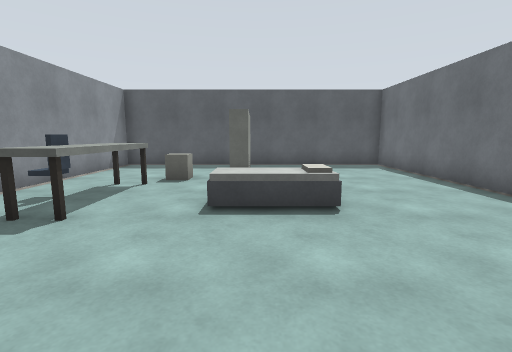
View 1 (above)

18 first-person views from a walk through a Gazebo world. The camera is 1.2 m above the floor, tilts 8° down and sees 85° across. The floor is counted in squares, 1 m on a side. Each view is taken from the middle of a square. On the plan, view 1 faces up. The plan holds only what a view shows up to about 12 squares ahead; the rest is blank. The place goes on beyond the plan.

View 2
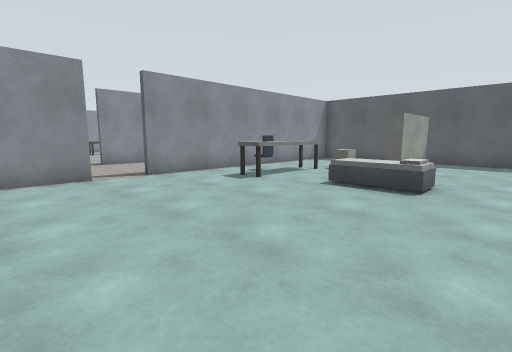

View 3
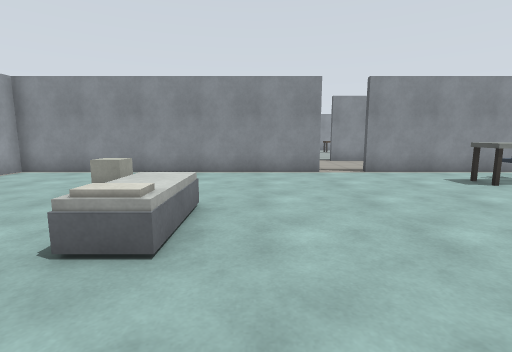

View 4
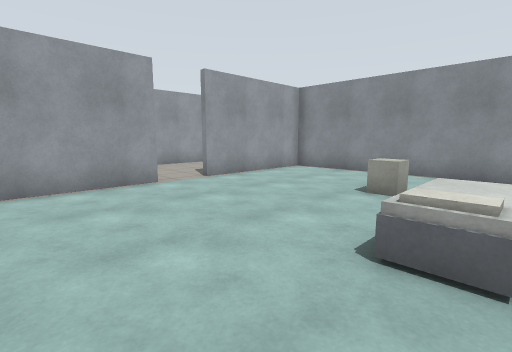

View 5
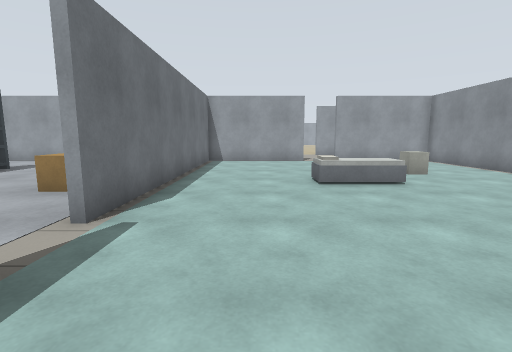

View 6
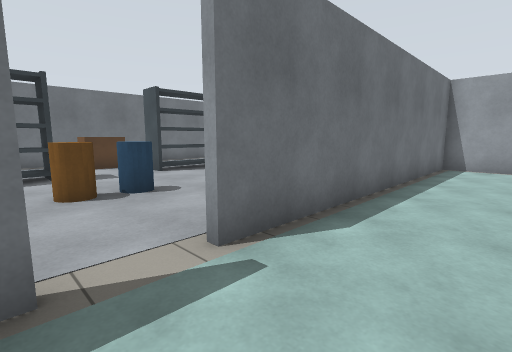

View 7
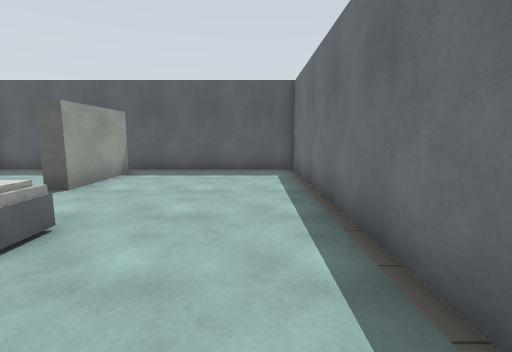

View 8
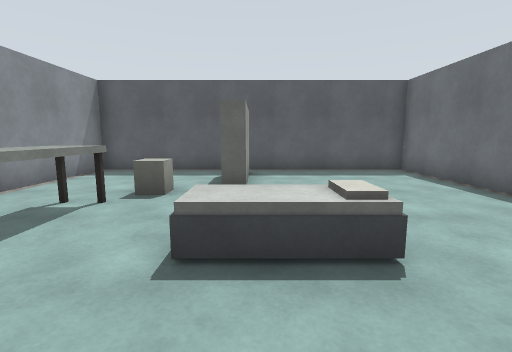

View 9
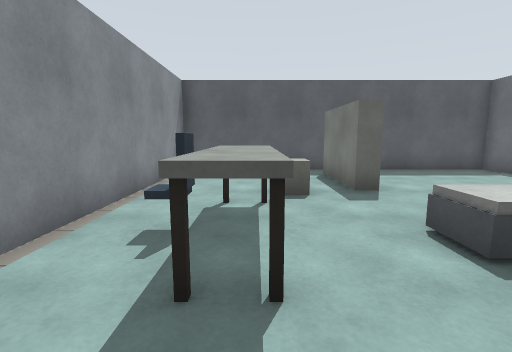

View 10
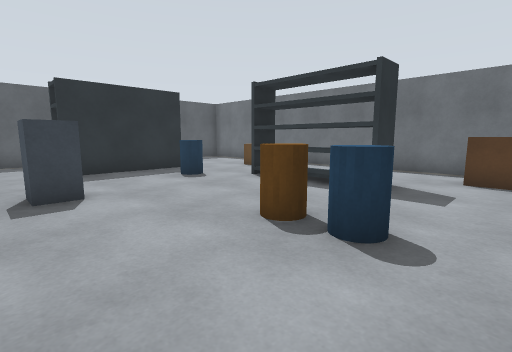

View 11
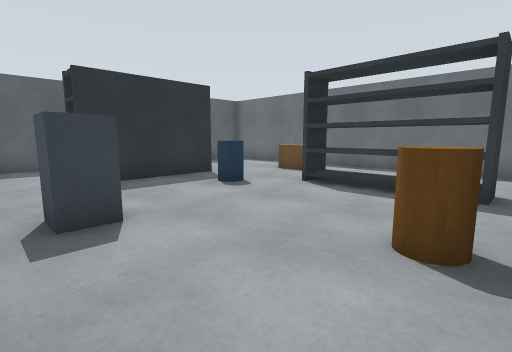

View 12
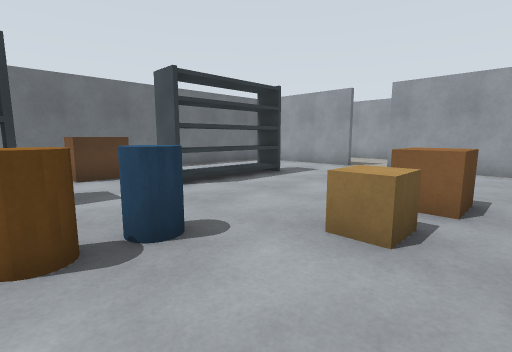

View 13
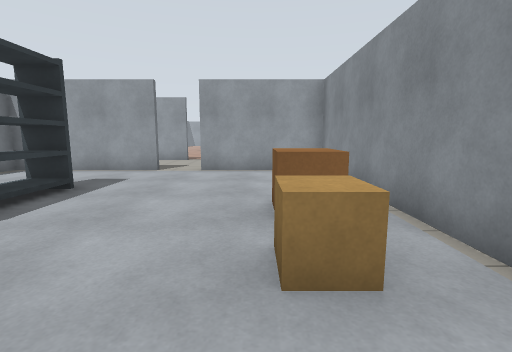

View 14
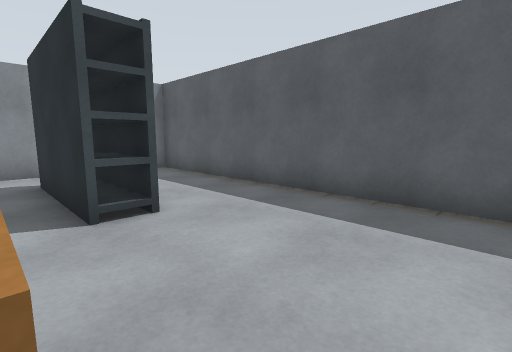

View 15
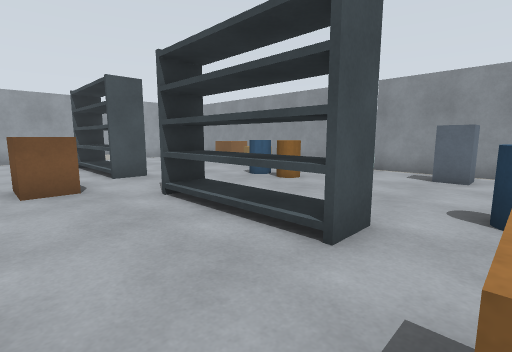

View 16
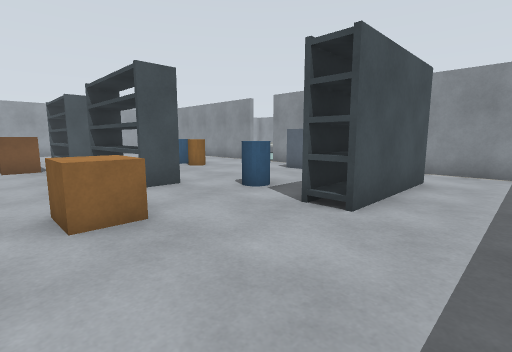

View 17
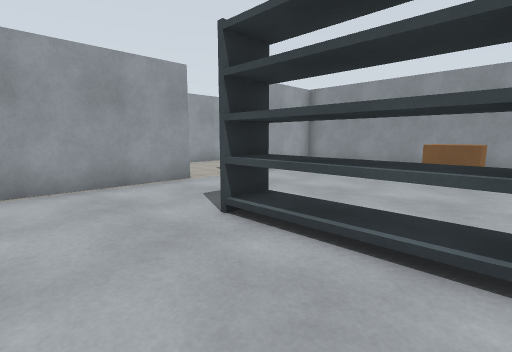

View 18
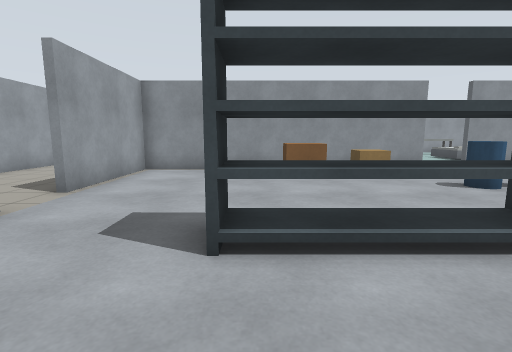

### Floor plan
Points are (right, up) in squares from view 1. A wall is a line through its corners. A room is listed if a view was taken in it or the views show most of it. See-through windows are left out.
Room 1 (views 1, 2, 3, 4, 5, 6, 7, 8, 9)
walls: (5.4, 1.8) (5.4, 12.4); (-5.6, 0.2) (-5.6, -10.1) (-1, -10.1); (0.5, -10.1) (5, -10.1); (4.9, 12.3) (-5.6, 12.3) (-5.6, 1.8); (5.4, -10.2) (5.4, 0.2)
low walls: (0.6, 4.5) (-0.5, 4.5); (-0.8, -3) (0.6, -3)
ways out: opening at (5, 1) to room 2; opening at (-6, 1); opening at (0, -10)
objects: blue box (-4, 5); grey box (-3, 4) to (-3, 7); grey box (-2, -5); grey box (-2, 8); grey box (-1, 5); cabinet (-1, 8) to (0, 11); grey box (1, -4); white box (1, -3); white box (1, 5)
Room 2 (views 10, 11, 12, 13, 14, 15, 16, 17, 18)
walls: (5.6, 0.2) (5.6, -10.2); (5.6, 5.6) (5.6, 1.8); (8.6, 8) (7.8, 8); (11.6, 8.9) (7.8, 8.9); (7.8, 9) (11.6, 9); (11.5, -10.1) (16.5, -10.1); (15.9, 12.3) (4.9, 12.3); (5.6, 12.4) (5.6, 7.4); (5, -10.1) (10, -10.1)
ways out: opening at (5, 1) to room 1; opening at (11, -10)
objects: brown box (7, -5) to (7, -4); beige box (7, -3) to (8, -2); blue box (7, 4) to (7, 5); blue cylinder (9, -1); brown cylinder (9, 0) to (9, 1); grey box (9, 8) to (12, 9); blue cylinder (11, 6); grey box (13, -6); grey box (13, -5) to (13, -4); grey box (13, -3); grey box (13, 1); grey box (13, 2) to (13, 3); grey box (13, 4); brown box (15, -2) to (15, -1); brown box (15, 6) to (15, 7)

Where each view was taken, in squares from view 1:
view 1: 0 up, 0 right, facing up
view 2: 2 down, 3 right, facing up-left
view 3: 2 down, 4 right, facing left
view 4: 3 down, 4 right, facing down-left
view 5: 4 up, 3 right, facing down
view 6: 2 up, 3 right, facing down-right
view 7: 2 up, 4 right, facing up
view 8: 2 up, 0 right, facing up
view 9: 2 up, 3 left, facing up
view 10: 2 down, 6 right, facing up-right
view 11: 0 up, 6 right, facing up-right
view 12: 1 up, 6 right, facing down-right
view 13: 0 up, 8 right, facing down
view 14: 7 up, 16 right, facing up-left
view 15: 6 up, 16 right, facing down-left
view 16: 11 up, 16 right, facing down-left
view 17: 3 down, 16 right, facing down-left
view 18: 6 down, 16 right, facing left
